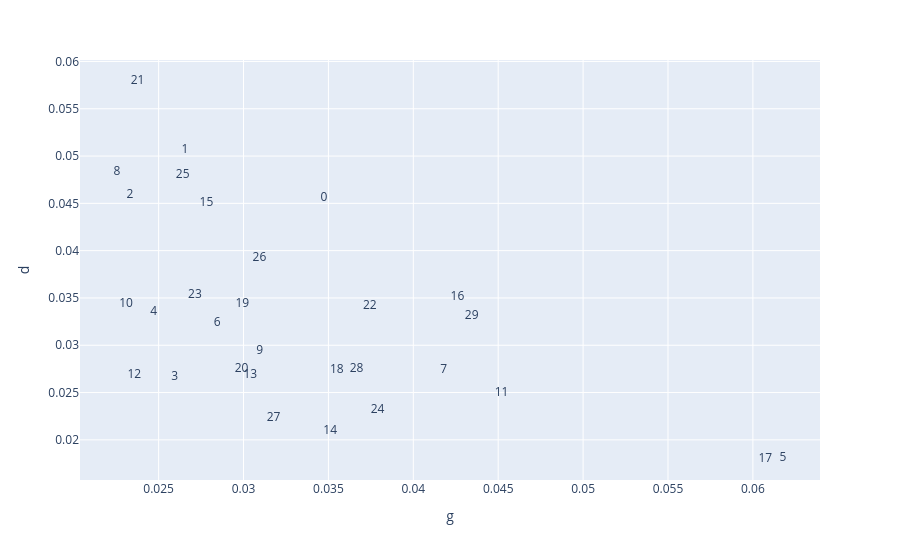

The notebook cell this image was saved under:
### Code cell
px.scatter(GENRES.reset_index(), 'g', 'd', hover_name='topterms', text='topic_id')\
    .update_traces(mode='text')

### Figure 1 — Plotly figure (JSON) as saved in the notebook; plotly's stock layout.template omitted (floating-point values rounded to 4 significant figures)
{"data": [{"hovertemplate": "<b>%{hovertext}</b><br><br>g=%{x}<br>d=%{y}<br>topic_id=%{text}<extra></extra>", "hovertext": ["mother business lady gentleman time story house family message death", "man wife woman lady help paper way years room time", "letter words hand lips time sure pocket guess way things", "friend door minutes cab night window time duty figure fear", "ah minute man coffee eyes cup hat sigh voice anger", "tears heart world eyes moment life affection silence bosom means", "night dont evening moor window way pray ha answer walk", "dear day friends surprise friend explanation time life way heart", "morning place time train house thats oclock facts village night", "oh good man end castle men way court grave things", "room did door way lamp stairs rooms dinner table eyes", "father son friend box life picture lord truth fortune alas", "letters books table eye papers scene day floor view house", "way work thou tm word right terms thee works property", "door sound steps voice light air man gallery voices moment", "face eyes hand man blood chair hair body night feet", "door room chamber look come hand hall key thing apartment", "heart mind scene woods cottage imagination scenes soul fancy conversation", "day country home money son pleasure way sea place land", "tuppence course girl subject person brother convent time certainly report", "round night man way place dog trees moon watch kind", "time house money evidence way year matter chance case day", "sir voice thank man kindness life time think men visit", "question mind case work castle time man aunt contrary maamselle", "child maamselle eyes death heart reason lady maam pause moment", "yes hand room sir matter hands head eyes door sort", "house room night hour morning way sleep time door mind", "eyes opinion time hope mind voice words tears casement point", "head moment bed arm eyes voice hand length hour idea", "conduct mind time words curiosity moment mr circumstances future man"], "legendgroup": "", "marker": {"color": "#636efa", "symbol": "circle"}, "mode": "text", "name": "", "orientation": "v", "showlegend": false, "text": [0, 1, 2, 3, 4, 5, 6, 7, 8, 9, 10, 11, 12, 13, 14, 15, 16, 17, 18, 19, 20, 21, 22, 23, 24, 25, 26, 27, 28, 29], "type": "scatter", "x": [0.03474, 0.02655, 0.02331, 0.02594, 0.02471, 0.06177, 0.02845, 0.04178, 0.02255, 0.03095, 0.02308, 0.0452, 0.02357, 0.0304, 0.03511, 0.02781, 0.0426, 0.06073, 0.0355, 0.02993, 0.02988, 0.02376, 0.03744, 0.02714, 0.0379, 0.02642, 0.03094, 0.03177, 0.03665, 0.04344], "xaxis": "x", "y": [0.04554, 0.05061, 0.04592, 0.02661, 0.03347, 0.01809, 0.03235, 0.02743, 0.04834, 0.02942, 0.03435, 0.025, 0.02689, 0.02686, 0.02098, 0.04503, 0.03514, 0.01798, 0.02741, 0.03434, 0.02752, 0.05793, 0.03418, 0.03534, 0.02314, 0.04805, 0.03922, 0.02227, 0.02751, 0.03307], "yaxis": "y"}], "layout": {"legend": {"tracegroupgap": 0}, "margin": {"t": 60}, "xaxis": {"anchor": "y", "domain": [0, 1], "title": {"text": "g"}}, "yaxis": {"anchor": "x", "domain": [0, 1], "title": {"text": "d"}}}}
